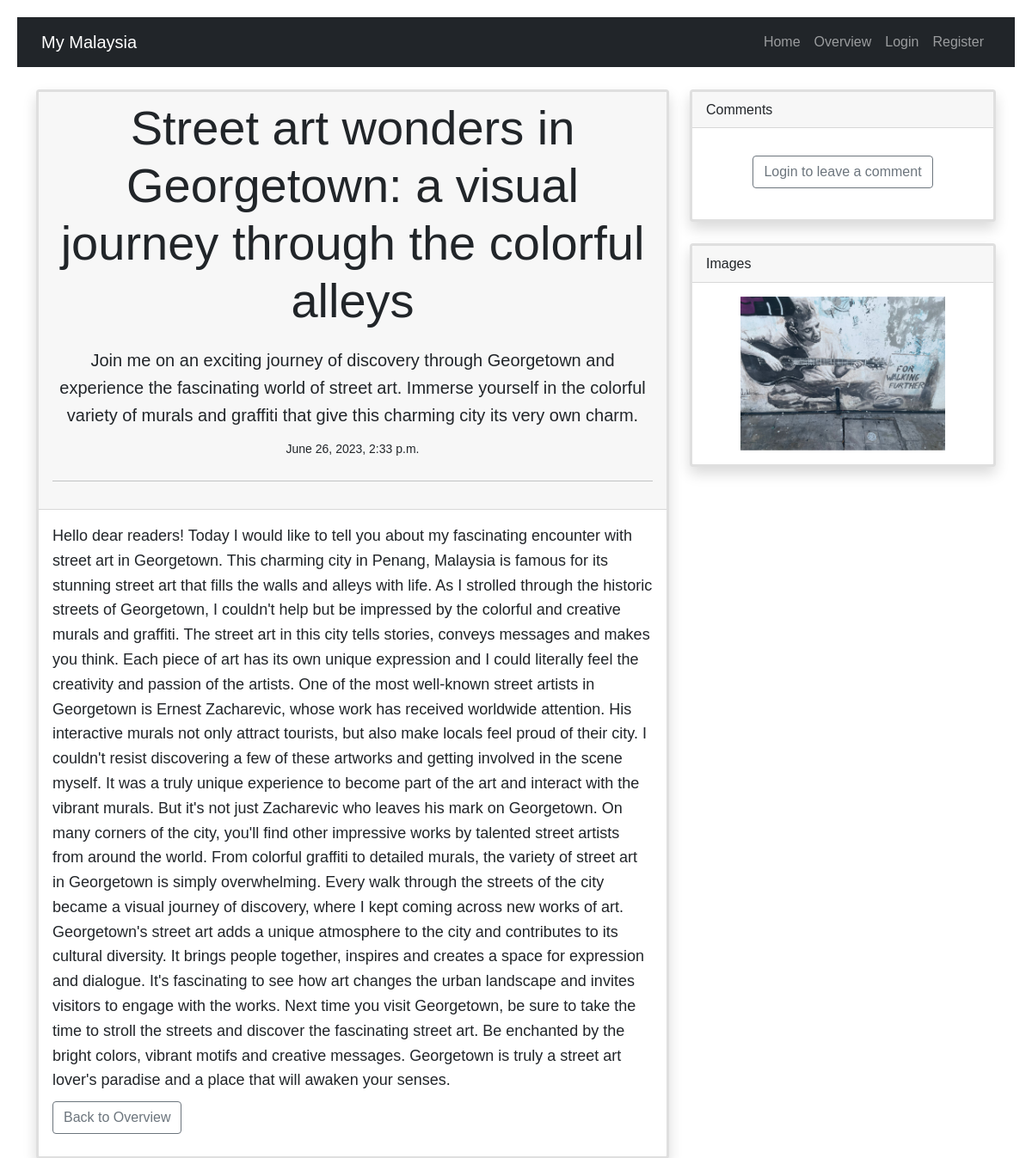
The page /article/18 on the database its author committed.
### articles/models.py (models this page shows, shortened)
class Article(models.Model):
    title = models.TextField()
    content = models.TextField()
    date_created = models.DateTimeField('Article Added',blank=True, auto_now_add=True)
    summary = models.TextField('Short Description')

class Images(models.Model):
    file = models.FileField(null=True, upload_to='images/')
    title = models.TextField(default='title')

### articles/views.py (the view)
def article(request, id):
    submitted = False
    form = CommentForm()
    article = Article.objects.get(id=id)
    comments = Comment.objects.filter(article=id)
    images = Images.objects.filter(title=article.title)
    if request.method == "POST":
        form = CommentForm(request.POST)
        if form.is_valid():
            comment = form.save(commit=False)
            comment.creator = request.user.id
            comment.article = id
            comment.save()
            messages.success(request, ('Your comment was successfully stored'))
            return HttpResponseRedirect(f"/article/{id}?submitted=True")
    else:
        if 'submitted' in request.GET:
            submitted = True
    return render(request, 'article.html', {'article':article,'form': form, 'submitted': submitted,'comments':comments, 'images': images})

### templates/article.html (shortened to what this page needs)
{% extends "base.html" %}
{% load custom_tags %}
{% load static %}
{% block content %}
<br>
<body>
  <div class="container">
    <div class="row">  {% comment %} data-masonry='{"percentPosition": true }' {% endcomment %}
      <div class="col-md-8">
        <div class="card border-3 shadow" >
          <div class="card-header">
            <center>
              <div>
                <h1 class="display-4">{{ article.title }}</h1>
                <p class="lead">{{ article.summary }}</p>
                <small>{{ article.date_created }}</small>
                <hr class="my-4">
              </div>
          </center>
          </div>
          <div class="card-body">
            <p>{{ article.content }}</p>
            <p class="lead">
              <a class="btn btn-outline-secondary" href="/overview" role="button">Back to Overview</a>
            </p>
          </div>
        </div>
      </div>
      <div class="col-md-4">
        <div class="card border-3 shadow">
          <div class="card-header">
            Comments
          </div>
          <div class="card-body">
          </div>
          <center>
          <div>
            {% if user.is_authenticated%}
              <form action='' method='POST' class="w-75 mx-auto">
                {% csrf_token %}
                {{form.as_p }}
                <div>
                  <button type='submit' class="btn btn-outline-secondary">Add Comment</button>
                </div>
              </form>
              {% else %}
              <p class="lead">
                <a href='/login'><button type="button" class="btn btn-outline-secondary">Login to leave a comment</button></a>
              </p>
              {% endif %}
              <br>
            </div>
          </center>
        </div>
        <br/>
        {% if images %}
        <div class="card border-3 shadow">
          <div class="card-header">
            Images
          </div>
          <div class="card-body">
            <center>
              <div id="CarouselWithControls" class="carousel slide" data-ride="carousel">
                <div class="carousel-inner">
                {%for image in images%}
                  {% if forloop.first %}
                    <div class="carousel-item {% if forloop.first %} active {% endif %}">
                      <img src="{{ image.file.url }}" class="d-block w-75">
                    </div>
                    {% else %}
                    <div class="carousel-item {% if  forloop.first %} active {% endif %}">
                      <img src="{{ image.file.url }}" class="d-block w-75">
                    </div>
                  {% endif%}
                  <a class="carousel-control-prev" href="#CarouselWithControls" role="button" data-bs-slide="prev">
                    <span class="carousel-control-prev-icon" aria-hidden="true"></span>
                  </a>
                  <a class="carousel-control-next" href="#CarouselWithControls" role="button" data-bs-slide="next" style="color: black">
                    <span class="carousel-control-next-icon" aria-hidden="true"></span>
                  </a>
                {% endfor %}
                </div>
              </div>
            </center>
          </div>
        </div>
        {% endif %}
      </div>
    </div>
  </div>
</body>
{% endblock %}

### templates/base.html (style rules this page uses)
body { font-family: Arial, sans-serif; line-height: 1.6; padding: 20px; max-width: 60%%; margin: 0 auto; }
h1 { font-size: 32px; margin-bottom: 20px; }
p { font-size: 18px; margin-bottom: 10px; }

### rows shown on the page
Article: title "Street art wonders in Georgetown: a visual journey through the colorful alleys", summary "Join me on an exciting journey of discovery through Georgetown and experience the fascinating world of street art. Immerse yourself in the colorful variety of murals and graffiti that give this charming city its very own charm.", date_created "June 26, 2023, 2:33 p.m.", content "Hello dear readers! Today I would like to tell you about my fascinating encounter with street art in Georgetown. This charming city in Penang, Malaysia is famous for its stunning street art that fills the walls and alleys with life. As I strolled through the historic streets of Georgetown, I couldn't help but be impressed by the colorful and creative murals and graffiti. The street art in this city tells stories, conveys messages and makes you think. Each piece of art has its own unique expression and I could literally feel the creativity and passion of the artists. One of the most well-known street artists in Georgetown is Ernest Zacharevic, whose work has received worldwide attention. His…"
Images: file (picture)
